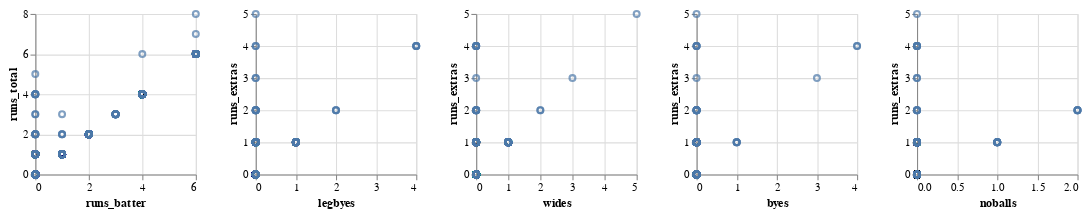

Notebook source saved alongside this figure:
### Code cell
def vis_corr_scatter(x_input, y_input):
    return alt.Chart(corr_data).mark_point().encode(
        x = x_input,
        y = y_input
    ).properties(
        width = 150,
        height = 150
    )
    
batter_total_run_total = vis_corr_scatter("runs_batter:Q", "runs_total:Q")
legbyes_runs_extras = vis_corr_scatter("legbyes:Q", "runs_extras:Q")
wides_runs_extras = vis_corr_scatter("wides:Q", "runs_extras:Q")
byes_runs_extras = vis_corr_scatter("byes:Q", "runs_extras:Q")
noballs_runs_extras = vis_corr_scatter("noballs:Q", "runs_extras:Q")
alt.hconcat(batter_total_run_total, legbyes_runs_extras, wides_runs_extras, byes_runs_extras, noballs_runs_extras)

### Figure 1 — Vega-Lite specification as saved in the notebook (floating-point values rounded to 4 significant figures; data arrays with more than 128 entries replaced by an {"elided": "..."} marker saying what was removed)
{"config": {"view": {"continuousWidth": 300, "continuousHeight": 300}}, "hconcat": [{"mark": {"type": "point"}, "encoding": {"x": {"field": "runs_batter", "type": "quantitative"}, "y": {"field": "runs_total", "type": "quantitative"}}, "height": 150, "width": 150}, {"mark": {"type": "point"}, "encoding": {"x": {"field": "legbyes", "type": "quantitative"}, "y": {"field": "runs_extras", "type": "quantitative"}}, "height": 150, "width": 150}, {"mark": {"type": "point"}, "encoding": {"x": {"field": "wides", "type": "quantitative"}, "y": {"field": "runs_extras", "type": "quantitative"}}, "height": 150, "width": 150}, {"mark": {"type": "point"}, "encoding": {"x": {"field": "byes", "type": "quantitative"}, "y": {"field": "runs_extras", "type": "quantitative"}}, "height": 150, "width": 150}, {"mark": {"type": "point"}, "encoding": {"x": {"field": "noballs", "type": "quantitative"}, "y": {"field": "runs_extras", "type": "quantitative"}}, "height": 150, "width": 150}], "data": {"name": "data-c6e7f2ea27f46ea0844129bf69057c62"}, "$schema": "https://vega.github.io/schema/vega-lite/v5.16.3.json", "datasets": {"data-c6e7f2ea27f46ea0844129bf69057c62": {"elided": "2090 records"}}}
